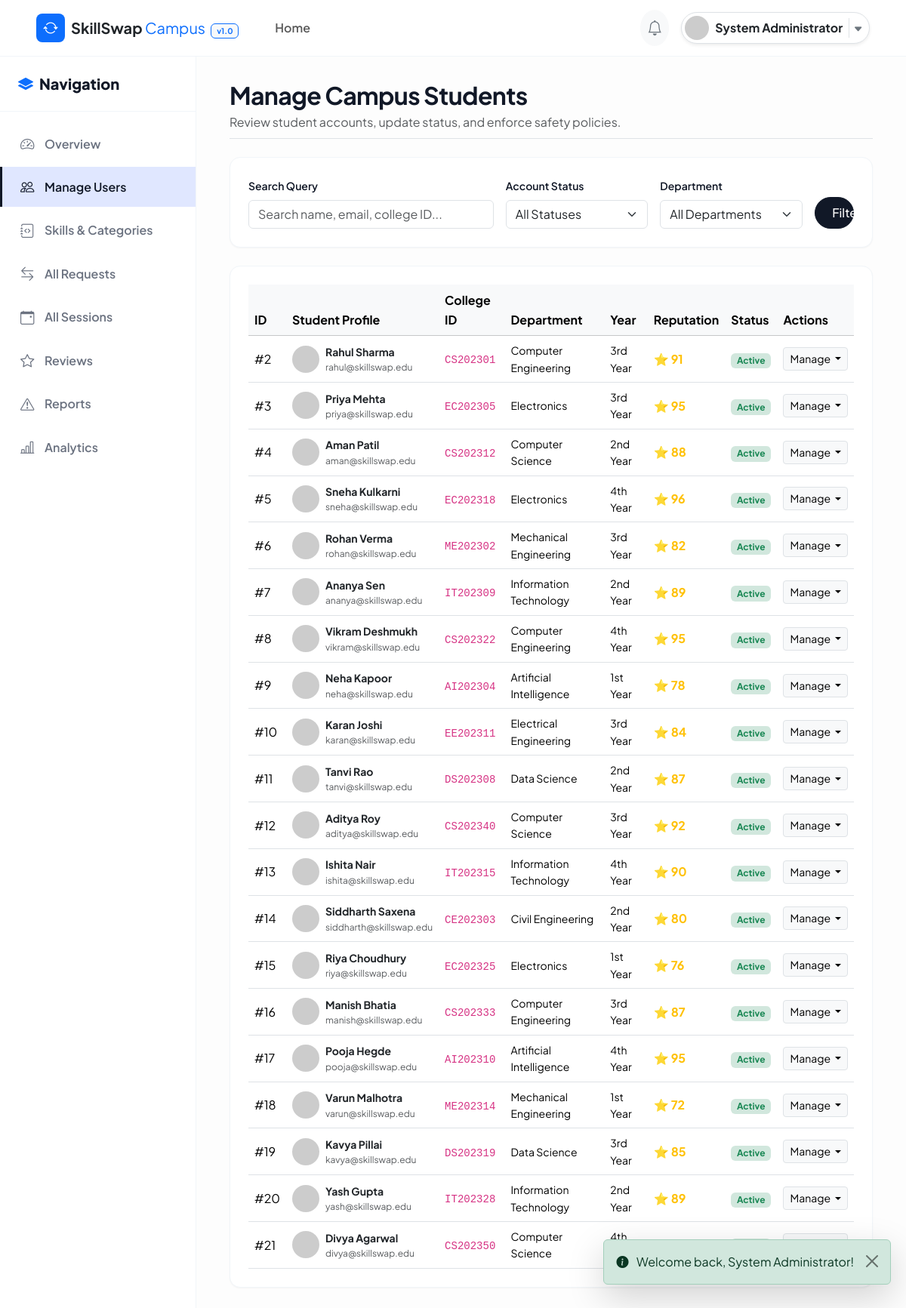
The page /admin/users.php (signed in) on the database its author committed.
### tables this page shows
CREATE TABLE `users` (
  `user_id` INT AUTO_INCREMENT PRIMARY KEY,
  `name` VARCHAR(100) NOT NULL,
  `email` VARCHAR(100) NOT NULL UNIQUE,
  `password` VARCHAR(255) NOT NULL,
  `college_id` VARCHAR(50) NOT NULL UNIQUE,
  `department` VARCHAR(100) NOT NULL,
  `year` ENUM('1st Year', '2nd Year', '3rd Year', '4th Year', 'Postgraduate') NOT NULL DEFAULT '1st Year',
  `bio` TEXT DEFAULT NULL,
  `profile_image` VARCHAR(255) DEFAULT 'default-avatar.png',
  `role` ENUM('student', 'admin') NOT NULL DEFAULT 'student',
  `status` ENUM('active', 'inactive', 'suspended') NOT NULL DEFAULT 'active',
  `reputation_score` DECIMAL(5,2) NOT NULL DEFAULT 50.00,
  `created_at` TIMESTAMP DEFAULT CURRENT_TIMESTAMP,
  `updated_at` TIMESTAMP DEFAULT CURRENT_TIMESTAMP ON UPDATE CURRENT_TIMESTAMP,
  CONSTRAINT `chk_reputation_range` CHECK (`reputation_score` >= 0 AND `reputation_score` <= 100)
);

### includes/functions.php (called while the page is built, shortened)
<?php
function sanitize(string $data): string {
    return htmlspecialchars(trim($data), ENT_QUOTES, 'UTF-8');
}
function get_base_url(): string {
    $protocol = (!empty($_SERVER['HTTPS']) && $_SERVER['HTTPS'] !== 'off') ? 'https' : 'http';
    $host = $_SERVER['HTTP_HOST'] ?? 'localhost';
    $scriptDir = dirname($_SERVER['SCRIPT_NAME'] ?? '');
    if (strpos($scriptDir, '/skillswap') !== false) {
        return $protocol . '://' . $host . '/skillswap/';
    }
    return $protocol . '://' . $host . '/skillswap/';
}

### admin/users.php (the view, shortened to what this page needs)
<?php
require_once __DIR__ . '/../includes/functions.php';
$pdo = Database::getConnection();
$search     = sanitize($_GET['search'] ?? '');
$sql = "SELECT * FROM users WHERE role = 'student'";
$params = [];
$sql .= " ORDER BY created_at DESC";
$stmt = $pdo->prepare($sql);
$stmt->execute($params);
$users = $stmt->fetchAll(PDO::FETCH_ASSOC);
require_once __DIR__ . '/../includes/header.php';
require_once __DIR__ . '/../includes/navbar.php';
?>
<div class="dashboard-wrapper">
  <?php require_once __DIR__ . '/../includes/sidebar.php'; ?>
  <main class="main-content">
    <div class="container-fluid">
      <div class="d-flex flex-column flex-md-row justify-content-between align-items-md-center mb-4 pb-2 border-bottom">
        <div>
          <h2 class="fw-bold mb-1">Manage Campus Students</h2>
          <p class="text-muted mb-0">Review student accounts, update status, and enforce safety policies.</p>
        </div>
      </div>
      <div class="card-custom p-4 mb-4">
        <form method="GET" action="users.php" class="row g-3">
          <div class="col-md-5">
            <label for="search" class="form-label fw-semibold small">Search Query</label>
            <input type="text" class="form-control" id="search" name="search" value="<?= htmlspecialchars($search) ?>" placeholder="Search name, email, college ID...">
          </div>
          <div class="col-md-3">
            <label for="status" class="form-label fw-semibold small">Account Status</label>
            <select class="form-select" id="status" name="status">
              <option value="">All Statuses</option>
            </select>
          </div>
          <div class="col-md-3">
            <label for="department" class="form-label fw-semibold small">Department</label>
            <select class="form-select" id="department" name="department">
              <option value="">All Departments</option>
            </select>
          </div>
          <div class="col-md-1 d-flex align-items-end">
            <button type="submit" class="btn btn-primary-custom w-100 py-2">Filter</button>
          </div>
        </form>
      </div>
      <div class="card-custom p-4">
        <div class="table-responsive">
          <table class="table table-hover align-middle mb-0">
            <thead class="table-light">
              <tr>
                <th>ID</th>
                <th>Student Profile</th>
                <th>College ID</th>
                <th>Department</th>
                <th>Year</th>
                <th>Reputation</th>
                <th>Status</th>
                <th>Actions</th>
              </tr>
            </thead>
            <tbody>
              <?php foreach ($users as $u): ?>
              <tr>
                <td>#<?= $u['user_id'] ?></td>
                <td>
                  <div class="d-flex align-items-center gap-2">
                    <img src="<?= $baseUrl ?>uploads/profiles/<?= htmlspecialchars($u['profile_image']) ?>" class="avatar-sm" onerror="this.src='https://ui-avatars.com/api/?name=<?= urlencode($u['name']) ?>';">
                    <div>
                      <div class="fw-bold text-dark small"><?= htmlspecialchars($u['name']) ?></div>
                      <div class="text-muted" style="font-size:0.75rem;"><?= htmlspecialchars($u['email']) ?></div>
                    </div>
                  </div>
                </td>
                <td><code><?= htmlspecialchars($u['college_id']) ?></code></td>
                <td class="small"><?= htmlspecialchars($u['department']) ?></td>
                <td class="small"><?= htmlspecialchars($u['year']) ?></td>
                <td><span class="fw-bold text-warning">⭐ <?= round($u['reputation_score']) ?></span></td>
                <td>
                  <?php if ($u['status'] === 'active'): ?>
                    <span class="badge bg-success-subtle text-success">Active</span>
                  <?php elseif ($u['status'] === 'suspended'): ?>
                    <span class="badge bg-danger-subtle text-danger">Suspended</span>
                  <?php else: ?>
                    <span class="badge bg-secondary-subtle text-secondary"><?= htmlspecialchars($u['status']) ?></span>
                  <?php endif; ?>
                </td>
                <td>
                  <div class="dropdown">
                    <button class="btn btn-sm btn-light border dropdown-toggle" type="button" data-bs-toggle="dropdown">
                      Manage
                    </button>
                  </div>
                </td>
              </tr>
              <?php endforeach; ?>
            </tbody>
          </table>
        </div>
      </div>
    </div>
  </main>
</div>
<?php require_once __DIR__ . '/../includes/footer.php'; ?>

### assets/css/style.css (style rules this page uses)
:root { --primary: #111827; --primary-hover: #000000; --primary-light: #f3f4f6; --secondary: #4f46e5; --accent: #6366f1; --dark-bg: #030712; --dark-card: #111827; --light-bg: #fdfdfd; --surface: #ffffff; --border-color: #f1f5f9; --text-main: #111827; --text-muted: #6b7280; --text-light: #9ca3af; --success: #059669; --warning: #d97706; --danger: #dc2626; --radius-sm: 6px; --radius-md: 10px; --radius-lg: 14px; --radius-full: 9999px; --shadow-sm: 0 1px 2px rgba(0, 0, 0, 0.04); --shadow-md: 0 4px 6px -1px rgba(0, 0, 0, 0.05); --shadow-lg: 0 10px 15px -3px rgba(0, 0, 0, 0.05); --transition-fast: all 0.2s cubic-bezier(0.4, 0, 0.2, 1); --transition-normal: all 0.3s cubic-bezier(0.4, 0, 0.2, 1); }
body { font-family: 'Plus Jakarta Sans', -apple-system, BlinkMacSystemFont, "Segoe UI", Roboto, sans-serif; background-color: var(--light-bg); color: var(--text-main); min-height: 100vh; margin: 0; line-height: 1.6; }
h1, h2, h3, h4, h5, h6 { font-weight: 700; color: var(--text-main); letter-spacing: -0.02em; }
.btn-primary-custom { background: var(--primary); color: #ffffff; border: 1px solid var(--primary); padding: 0.65rem 1.4rem; border-radius: var(--radius-full); font-weight: 500; box-shadow: var(--shadow-sm); transition: var(--transition-normal); }
.card-custom { background: var(--surface); border: 1px solid var(--border-color); border-radius: var(--radius-lg); box-shadow: var(--shadow-sm); transition: var(--transition-normal); overflow: hidden; }

### assets/css/dashboard.css (style rules this page uses)
.dashboard-wrapper { display: flex; min-height: calc(100vh - 65px); position: relative; }
.main-content { flex-grow: 1; padding: 2rem; background-color: var(--light-bg); overflow-x: hidden; }
.avatar-sm { width: 36px; height: 36px; border-radius: 50%; object-fit: cover; }

### rows shown on the page
users: user_id "2", name "Rahul Sharma", email "rahul@skillswap.edu", college "CS202301", department "Computer Engineering", year "3rd Year", reputation_score "91", status "Active"
users: user_id "3", name "Priya Mehta", email "priya@skillswap.edu", college "EC202305", department "Electronics", year "3rd Year", reputation_score "95", status "Active"
users: user_id "4", name "Aman Patil", email "aman@skillswap.edu", college "CS202312", department "Computer Science", year "2nd Year", reputation_score "88", status "Active"
users: user_id "5", name "Sneha Kulkarni", email "sneha@skillswap.edu", college "EC202318", department "Electronics", year "4th Year", reputation_score "96", status "Active"
users: user_id "6", name "Rohan Verma", email "rohan@skillswap.edu", college "ME202302", department "Mechanical Engineering", year "3rd Year", reputation_score "82", status "Active"
users: user_id "7", name "Ananya Sen", email "ananya@skillswap.edu", college "IT202309", department "Information Technology", year "2nd Year", reputation_score "89", status "Active"
users: user_id "8", name "Vikram Deshmukh", email "vikram@skillswap.edu", college "CS202322", department "Computer Engineering", year "4th Year", reputation_score "95", status "Active"
users: user_id "9", name "Neha Kapoor", email "neha@skillswap.edu", college "AI202304", department "Artificial Intelligence", year "1st Year", reputation_score "78", status "Active"
users: user_id "10", name "Karan Joshi", email "karan@skillswap.edu", college "EE202311", department "Electrical Engineering", year "3rd Year", reputation_score "84", status "Active"
users: user_id "11", name "Tanvi Rao", email "tanvi@skillswap.edu", college "DS202308", department "Data Science", year "2nd Year", reputation_score "87", status "Active"
users: user_id "12", name "Aditya Roy", email "aditya@skillswap.edu", college "CS202340", department "Computer Science", year "3rd Year", reputation_score "92", status "Active"
users: user_id "13", name "Ishita Nair", email "ishita@skillswap.edu", college "IT202315", department "Information Technology", year "4th Year", reputation_score "90", status "Active"
users: user_id "14", name "Siddharth Saxena", email "siddharth@skillswap.edu", college "CE202303", department "Civil Engineering", year "2nd Year", reputation_score "80", status "Active"
users: user_id "15", name "Riya Choudhury", email "riya@skillswap.edu", college "EC202325", department "Electronics", year "1st Year", reputation_score "76", status "Active"
users: user_id "16", name "Manish Bhatia", email "manish@skillswap.edu", college "CS202333", department "Computer Engineering", year "3rd Year", reputation_score "87", status "Active"
users: user_id "17", name "Pooja Hegde", email "pooja@skillswap.edu", college "AI202310", department "Artificial Intelligence", year "4th Year", reputation_score "95", status "Active"
users: user_id "18", name "Varun Malhotra", email "varun@skillswap.edu", college "ME202314", department "Mechanical Engineering", year "1st Year", reputation_score "72", status "Active"
users: user_id "19", name "Kavya Pillai", email "kavya@skillswap.edu", college "DS202319", department "Data Science", year "3rd Year", reputation_score "85", status "Active"
users: user_id "20", name "Yash Gupta", email "yash@skillswap.edu", college "IT202328", department "Information Technology", year "2nd Year", reputation_score "89", status "Active"
users: user_id "21", name "Divya Agarwal", email "divya@skillswap.edu", college "CS202350", department "Computer Science", year "4th…"

### other values the page prints
$userName "System Administrator"
$flash['message'] "Welcome back, System Administrator!"
